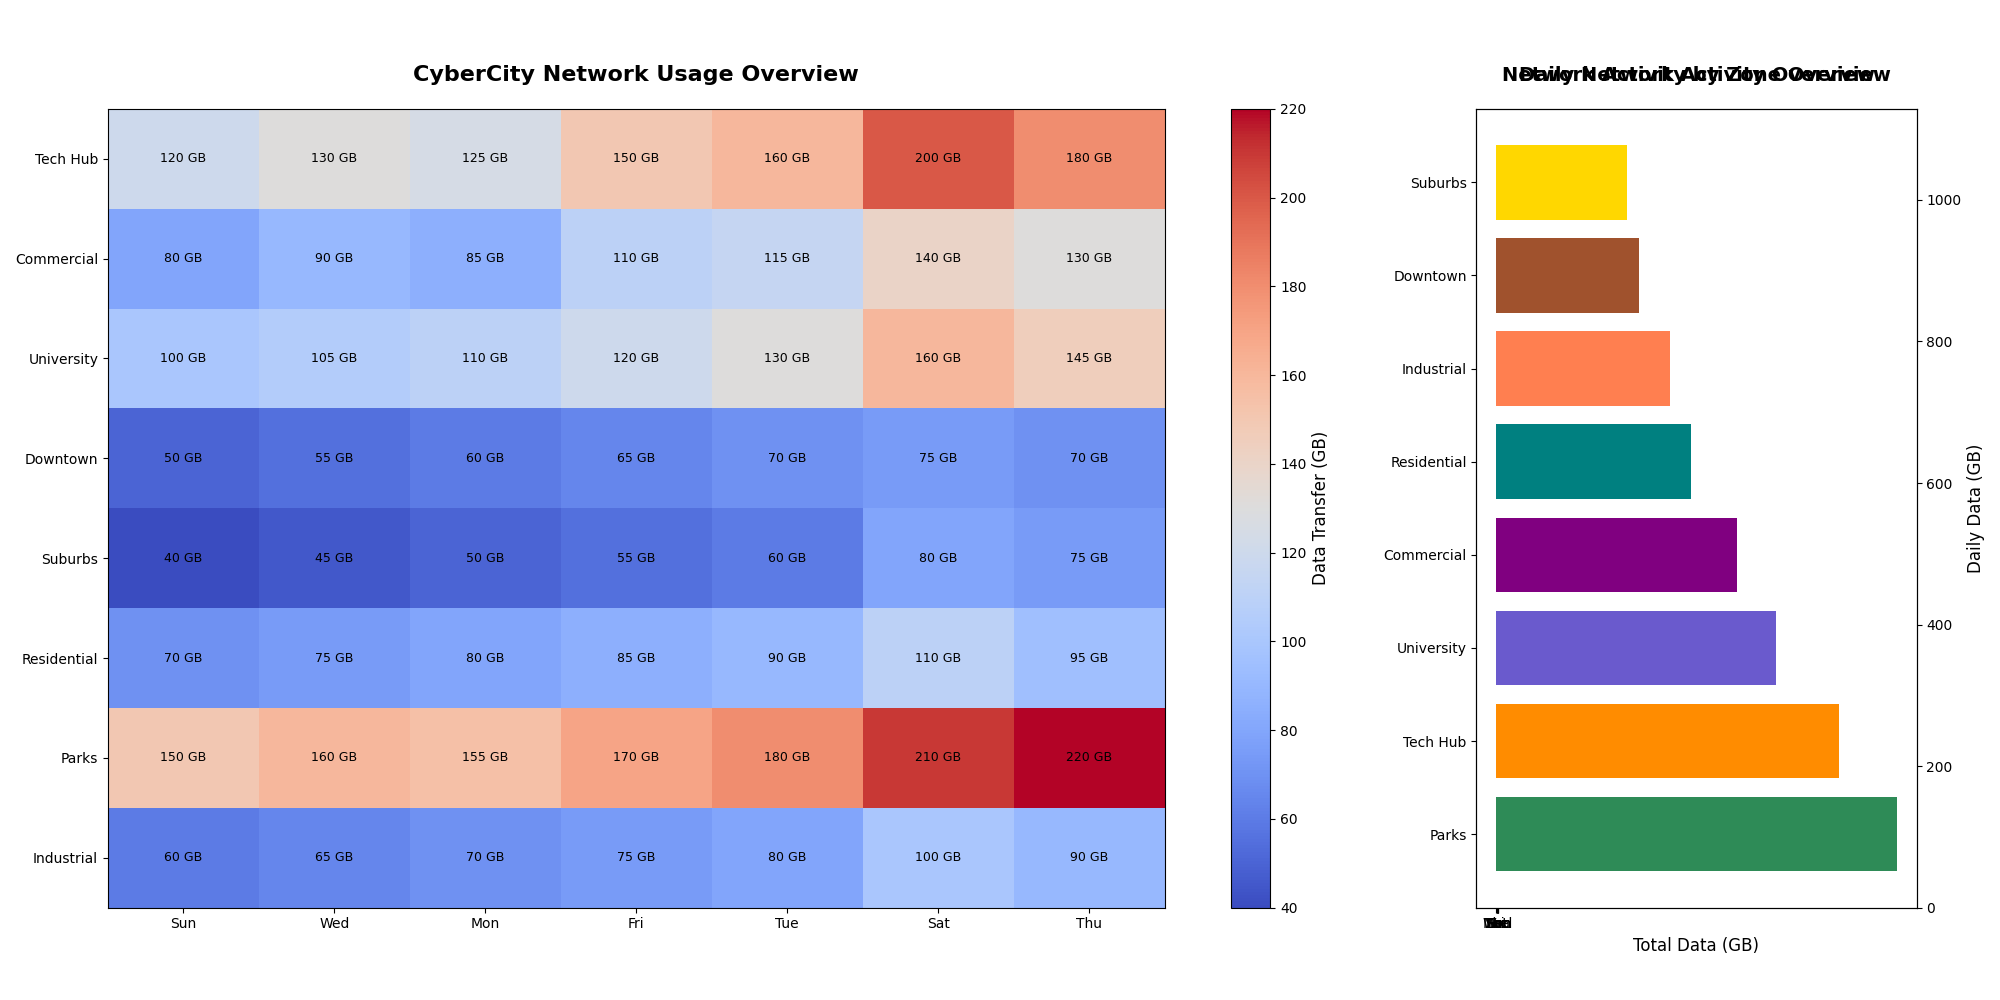

Reproduce this figure in Python.
import matplotlib.pyplot as plt
import numpy as np

city_zones = ["Tech Hub", "Commercial", "University", "Downtown", "Suburbs", "Residential", "Parks", "Industrial"]
days = ["Sun", "Wed", "Mon", "Fri", "Tue", "Sat", "Thu"]

activity_data = np.array([
    [120, 130, 125, 150, 160, 200, 180],
    [80, 90, 85, 110, 115, 140, 130],
    [100, 105, 110, 120, 130, 160, 145],
    [50, 55, 60, 65, 70, 75, 70],
    [40, 45, 50, 55, 60, 80, 75],
    [70, 75, 80, 85, 90, 110, 95],
    [150, 160, 155, 170, 180, 210, 220], 
    [60, 65, 70, 75, 80, 100, 90]
])

fig, (ax1, ax2) = plt.subplots(1, 2, figsize=(20, 10), gridspec_kw={'width_ratios': [3, 1]})

heatmap = ax1.imshow(activity_data, cmap='coolwarm', aspect='auto')
ax1.set_xticks(np.arange(len(days)))
ax1.set_xticklabels(days)
ax1.set_yticks(np.arange(len(city_zones)))
ax1.set_yticklabels(city_zones)
ax1.set_title('CyberCity Network Usage Overview', fontsize=16, fontweight='bold', pad=20)

for i in range(len(city_zones)):
    for j in range(len(days)):
        ax1.text(j, i, f'{activity_data[i, j]} GB', va='center', ha='center', color='black', fontsize=9)

cbar = fig.colorbar(heatmap, ax=ax1, orientation='vertical')
cbar.set_label('Data Transfer (GB)', fontsize=12)

total_activity_by_zone = activity_data.sum(axis=1)
total_activity_by_day = activity_data.sum(axis=0)

# Sort total activity by zone in descending order
sorted_indices_zones = np.argsort(total_activity_by_zone)[::-1]
sorted_zones = [city_zones[i] for i in sorted_indices_zones]
sorted_activity_by_zone = total_activity_by_zone[sorted_indices_zones]

# Assign new colors for zones
zone_colors = ['seagreen', 'darkorange', 'slateblue', 'purple', 'teal', 'coral', 'sienna', 'gold']  # Shuffled colors

# Plot sorted bar chart for zones
ax2.barh(np.arange(len(sorted_zones)), sorted_activity_by_zone, color=zone_colors[:len(sorted_zones)])
ax2.set_yticks(np.arange(len(sorted_zones)))
ax2.set_yticklabels(sorted_zones)
ax2.set_xlabel('Total Data (GB)', fontsize=12)
ax2.set_title('Network Activity by Zone Overview', fontsize=14, fontweight='bold', pad=20)

# Sort total activity by day in descending order
sorted_indices_days = np.argsort(total_activity_by_day)[::-1]
sorted_days = [days[i] for i in sorted_indices_days]
sorted_activity_by_day = total_activity_by_day[sorted_indices_days]

# Assign new colors for days
day_colors = ['navy', 'green', 'crimson', 'orchid', 'peru', 'skyblue', 'olive']  # Shuffled colors

# Plot sorted bar chart for days
ax2_2 = ax2.twinx()
ax2_2.bar(np.arange(len(sorted_days)), sorted_activity_by_day, alpha=0.7, color=day_colors[:len(sorted_days)], width=0.3, align='center')
ax2_2.set_xticks(np.arange(len(sorted_days)))
ax2_2.set_xticklabels(sorted_days)
ax2_2.set_ylabel('Daily Data (GB)', fontsize=12)
ax2_2.set_title('Daily Network Activity Overview', fontsize=14, fontweight='bold', pad=20)

plt.tight_layout(rect=[0, 0.03, 1, 0.95])
plt.show()
